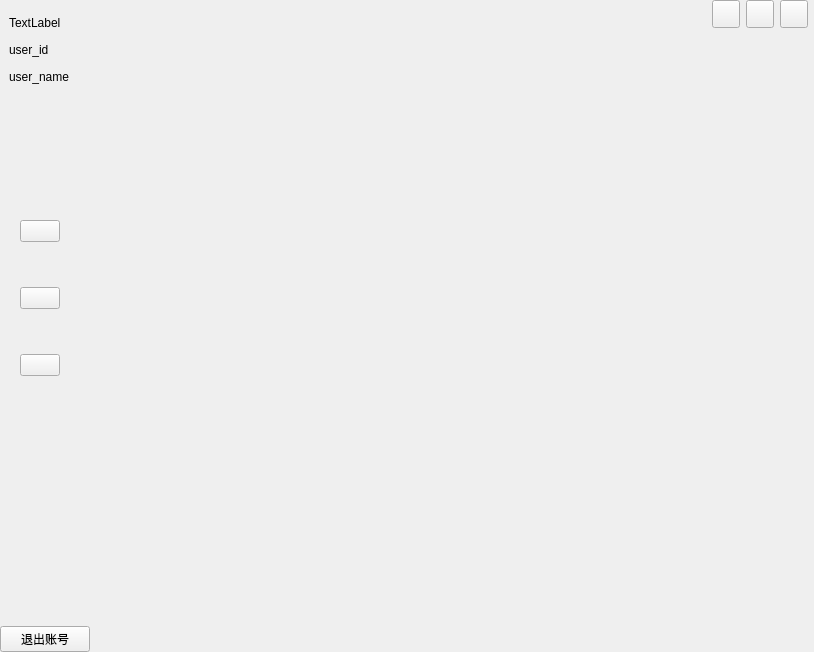
<?xml version="1.0" encoding="UTF-8"?>
<ui version="4.0">
 <class>MainWidget</class>
 <widget class="QWidget" name="MainWidget">
  <property name="geometry">
   <rect>
    <x>0</x>
    <y>0</y>
    <width>814</width>
    <height>652</height>
   </rect>
  </property>
  <property name="sizePolicy">
   <sizepolicy hsizetype="Expanding" vsizetype="Preferred">
    <horstretch>0</horstretch>
    <verstretch>0</verstretch>
   </sizepolicy>
  </property>
  <property name="windowTitle">
   <string>MainWidget</string>
  </property>
  <layout class="QHBoxLayout" name="horizontalLayout">
   <property name="spacing">
    <number>0</number>
   </property>
   <property name="leftMargin">
    <number>0</number>
   </property>
   <property name="topMargin">
    <number>0</number>
   </property>
   <property name="rightMargin">
    <number>0</number>
   </property>
   <property name="bottomMargin">
    <number>0</number>
   </property>
   <item>
    <widget class="QWidget" name="widget" native="true">
     <layout class="QVBoxLayout" name="verticalLayout_5" stretch="3,3,7,7,2">
      <property name="spacing">
       <number>0</number>
      </property>
      <property name="leftMargin">
       <number>0</number>
      </property>
      <property name="topMargin">
       <number>3</number>
      </property>
      <property name="rightMargin">
       <number>0</number>
      </property>
      <property name="bottomMargin">
       <number>0</number>
      </property>
      <item>
       <widget class="QWidget" name="widget_7" native="true">
        <layout class="QVBoxLayout" name="verticalLayout_4">
         <item>
          <widget class="QLabel" name="headLab">
           <property name="text">
            <string>TextLabel</string>
           </property>
          </widget>
         </item>
         <item>
          <widget class="QLabel" name="user_nameLab">
           <property name="text">
            <string>user_id</string>
           </property>
          </widget>
         </item>
         <item>
          <widget class="QLabel" name="user_idLab">
           <property name="text">
            <string>user_name</string>
           </property>
          </widget>
         </item>
        </layout>
       </widget>
      </item>
      <item>
       <spacer name="verticalSpacer_2">
        <property name="orientation">
         <enum>Qt::Vertical</enum>
        </property>
        <property name="sizeHint" stdset="0">
         <size>
          <width>20</width>
          <height>36</height>
         </size>
        </property>
       </spacer>
      </item>
      <item>
       <widget class="QWidget" name="widget_6" native="true">
        <layout class="QVBoxLayout" name="verticalLayout">
         <property name="spacing">
          <number>15</number>
         </property>
         <property name="leftMargin">
          <number>20</number>
         </property>
         <property name="topMargin">
          <number>0</number>
         </property>
         <property name="rightMargin">
          <number>30</number>
         </property>
         <property name="bottomMargin">
          <number>0</number>
         </property>
         <item>
          <widget class="QPushButton" name="homeBtn">
           <property name="text">
            <string/>
           </property>
          </widget>
         </item>
         <item>
          <widget class="QPushButton" name="deviceBtn">
           <property name="text">
            <string/>
           </property>
          </widget>
         </item>
         <item>
          <widget class="QPushButton" name="roomBtn">
           <property name="text">
            <string/>
           </property>
          </widget>
         </item>
        </layout>
       </widget>
      </item>
      <item>
       <spacer name="verticalSpacer">
        <property name="orientation">
         <enum>Qt::Vertical</enum>
        </property>
        <property name="sizeHint" stdset="0">
         <size>
          <width>20</width>
          <height>270</height>
         </size>
        </property>
       </spacer>
      </item>
      <item>
       <widget class="QPushButton" name="exitBtn">
        <property name="text">
         <string>退出账号</string>
        </property>
       </widget>
      </item>
     </layout>
    </widget>
   </item>
   <item>
    <widget class="QWidget" name="widget_3" native="true">
     <layout class="QVBoxLayout" name="verticalLayout_6" stretch="1,33">
      <property name="spacing">
       <number>0</number>
      </property>
      <property name="leftMargin">
       <number>0</number>
      </property>
      <property name="topMargin">
       <number>0</number>
      </property>
      <property name="rightMargin">
       <number>0</number>
      </property>
      <property name="bottomMargin">
       <number>0</number>
      </property>
      <item>
       <widget class="QWidget" name="widget_4" native="true">
        <property name="maximumSize">
         <size>
          <width>16777215</width>
          <height>28</height>
         </size>
        </property>
        <layout class="QHBoxLayout" name="horizontalLayout_2">
         <property name="leftMargin">
          <number>0</number>
         </property>
         <property name="topMargin">
          <number>0</number>
         </property>
         <property name="rightMargin">
          <number>6</number>
         </property>
         <property name="bottomMargin">
          <number>0</number>
         </property>
         <item>
          <spacer name="horizontalSpacer_3">
           <property name="orientation">
            <enum>Qt::Horizontal</enum>
           </property>
           <property name="sizeHint" stdset="0">
            <size>
             <width>422</width>
             <height>20</height>
            </size>
           </property>
          </spacer>
         </item>
         <item>
          <widget class="QPushButton" name="hideBtn">
           <property name="maximumSize">
            <size>
             <width>28</width>
             <height>28</height>
            </size>
           </property>
           <property name="text">
            <string/>
           </property>
          </widget>
         </item>
         <item>
          <widget class="QPushButton" name="expandBtn">
           <property name="minimumSize">
            <size>
             <width>28</width>
             <height>28</height>
            </size>
           </property>
           <property name="maximumSize">
            <size>
             <width>28</width>
             <height>28</height>
            </size>
           </property>
           <property name="text">
            <string/>
           </property>
          </widget>
         </item>
         <item>
          <widget class="QPushButton" name="exitWidgetBtn">
           <property name="minimumSize">
            <size>
             <width>28</width>
             <height>28</height>
            </size>
           </property>
           <property name="maximumSize">
            <size>
             <width>28</width>
             <height>28</height>
            </size>
           </property>
           <property name="text">
            <string/>
           </property>
          </widget>
         </item>
        </layout>
       </widget>
      </item>
      <item>
       <widget class="QWidget" name="widget_2" native="true">
        <layout class="QVBoxLayout" name="verticalLayout_2">
         <property name="spacing">
          <number>0</number>
         </property>
         <property name="leftMargin">
          <number>0</number>
         </property>
         <property name="topMargin">
          <number>0</number>
         </property>
         <property name="rightMargin">
          <number>0</number>
         </property>
         <property name="bottomMargin">
          <number>0</number>
         </property>
         <item>
          <widget class="QStackedWidget" name="stackedWidget">
           <property name="currentIndex">
            <number>0</number>
           </property>
           <widget class="QWidget" name="page"/>
           <widget class="QWidget" name="page_3">
            <layout class="QVBoxLayout" name="verticalLayout_3"/>
           </widget>
           <widget class="QWidget" name="page_2"/>
          </widget>
         </item>
        </layout>
       </widget>
      </item>
     </layout>
    </widget>
   </item>
  </layout>
 </widget>
 <resources/>
 <connections/>
</ui>
